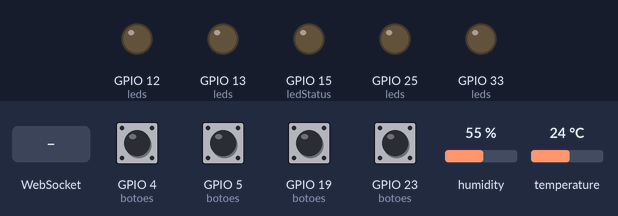
A program run on a simulated ESP32. Parts: output pins drawn as LEDs (lit = HIGH). Inputs (shaded band) come from the test bench; at power-on: GPIO 4 (botoes), GPIO 5 (botoes), GPIO 19 (botoes), GPIO 23 (botoes) HIGH, humidity 55 %, temperature 24 °C. WiFi joins after 1.5 s; servers stay silent unless stated; what the program prints to the serial monitor is not drawn.

Above: at 2.7 s.
2.8 s: WebSocket text "1" received
At 3.7 s:
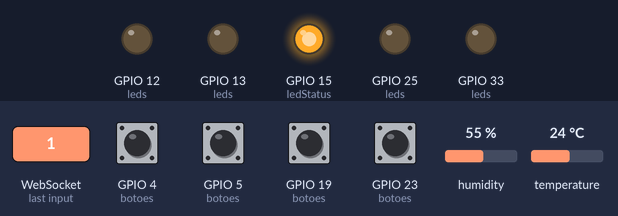
Timing chart, 0 to 5.8 s (numbered marks = the images above; inputs shaded):
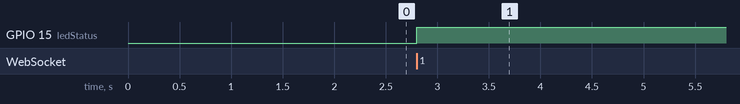

Measured:
- after the input at 2.8 s, GPIO 15 (ledStatus): LOW → HIGH at once

The program:

main.cpp
```cpp
#include <WiFi.h>
#include <WebSocketsServer.h>
#include <DHT.h>
#include <ArduinoJson.h>

//Wi-Fi
const char* ssid     = "MORAIS_2G";
const char* password = "202504mj23";

//Botões
const int botaoVermelho = 19;
const int botaoAzul     = 5;
const int botaoBranco   = 4;
const int botaoAmarelo  = 23;

//LEDs
const int ledVermelho = 33;
const int ledAzul     = 25;
const int ledBranco   = 12;
const int ledAmarelo  = 13;

//LED ESP32 de status conexã ----
const int ledStatus = 15;

//DHT-11
#define DHTPIN 27
#define DHTTYPE DHT11
DHT dht(DHTPIN, DHTTYPE);

const int botoes[4] = {botaoVermelho, botaoAzul, botaoBranco, botaoAmarelo};
const int leds[4]   = {ledVermelho, ledAzul, ledBranco, ledAmarelo};

WebSocketsServer ws(81);

//Eventos WebSocket
void onWebSocketEvent(uint8_t client, WStype_t type, uint8_t* payload, size_t length) {

    switch(type) {

        case WStype_CONNECTED:
            Serial.printf("Cliente %u conectado\n", client);
            digitalWrite(ledStatus, HIGH); // acende ao conectar
            break;

        case WStype_DISCONNECTED:
            Serial.printf("Cliente %u desconectado\n", client);
            digitalWrite(ledStatus, LOW); // apaga ao desconectar
            break;

        case WStype_TEXT: {
            StaticJsonDocument<128> doc;
            DeserializationError error = deserializeJson(doc, payload, length);

            if (error) {
                Serial.println("Erro ao ler JSON");
                return;
            }

            int ledIdx = doc["led"];
            int state  = doc["state"];

            if (ledIdx >= 0 && ledIdx < 4) {
                digitalWrite(leds[ledIdx], state ? HIGH : LOW);
            }
            break;
        }

        default:
            break;
    }
}

void setup() {
    Serial.begin(115200);
    dht.begin();

    for (int i = 0; i < 4; i++) {
        pinMode(botoes[i], INPUT_PULLUP);
        pinMode(leds[i], OUTPUT);
        digitalWrite(leds[i], LOW);
    }

    pinMode(ledStatus, OUTPUT);
    digitalWrite(ledStatus, LOW);

    WiFi.begin(ssid, password);

    Serial.print("Conectando Wi-Fi");
    while (WiFi.status() != WL_CONNECTED) {
        delay(500);
        Serial.print(".");
    }

    Serial.println("\nWi-Fi conectado");
    Serial.print("IP: ");
    Serial.println(WiFi.localIP());

    ws.begin();
    ws.onEvent(onWebSocketEvent);

    Serial.println("WebSocket iniciado");
}

void loop() {
    ws.loop();

    static unsigned long lastSend = 0;

    if (millis() - lastSend > 2000) {
        lastSend = millis();

        float temp = dht.readTemperature();
        float umid = dht.readHumidity();

        StaticJsonDocument<128> doc;
        doc["temp"] = isnan(temp) ? 0 : temp;
        doc["umid"] = isnan(umid) ? 0 : umid;

        JsonArray btns = doc.createNestedArray("btns");

        for (int i = 0; i < 4; i++) {
            btns.add(digitalRead(botoes[i]) == LOW ? 1 : 0);
        }

        String json;
        serializeJson(doc, json);

        ws.broadcastTXT(json);
    }
}
```
